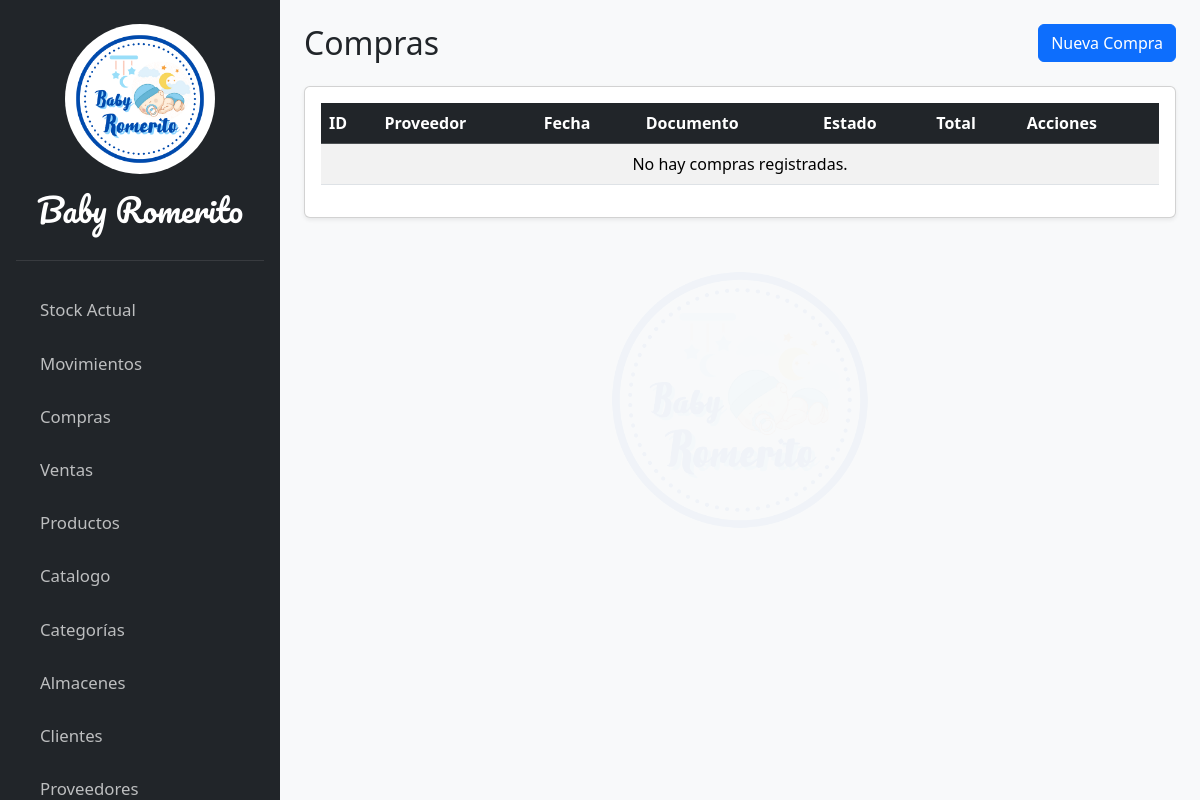
The page /documentos/compra/lista/ on the database as committed earlier.
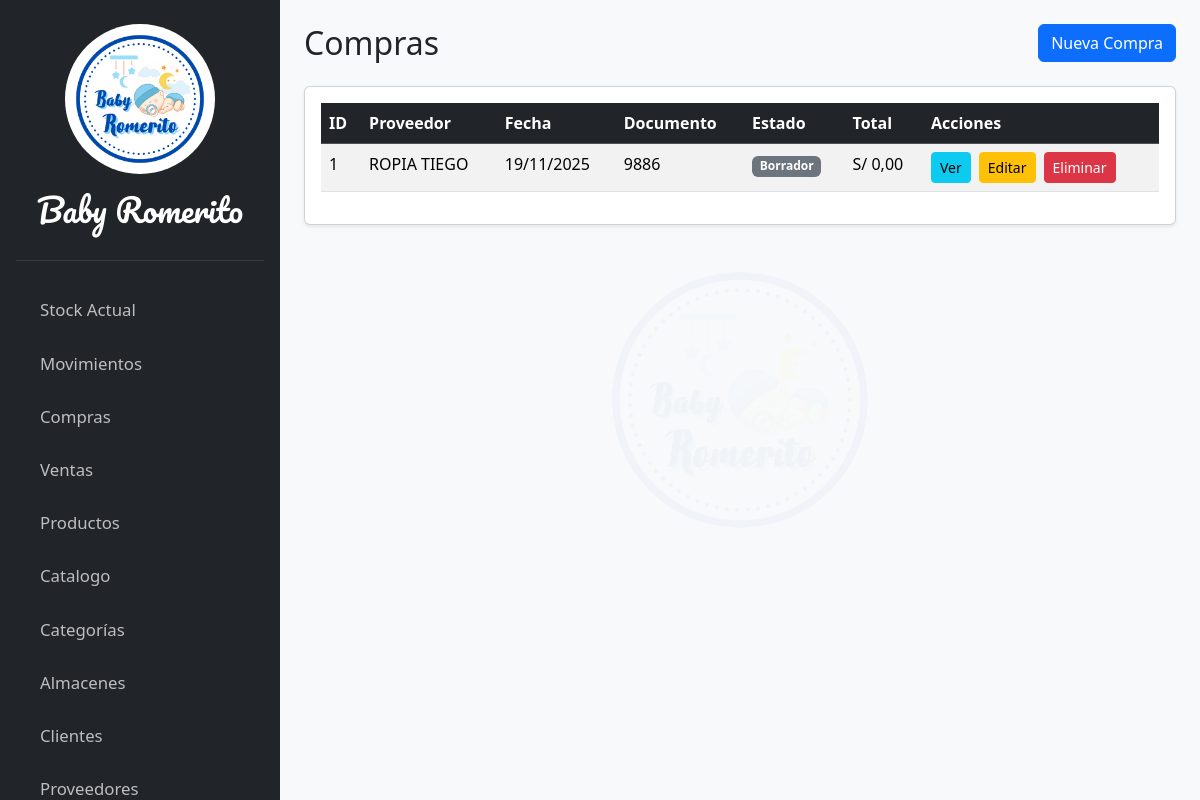
The same page on the database as committed later.
### apps/compraventa/models.py (models this page shows, shortened)
class Compra(models.Model):
    proveedor = models.ForeignKey(Proveedor, on_delete=models.SET_NULL, null=True, verbose_name="Proveedor")
    fecha = models.DateField("Fecha de la compra")
    numero_documento = models.CharField("N° Factura/Guía", max_length=50, null=True, blank=True)
    tipo_comprobante = models.CharField(max_length=10, choices=TipoComprobante.choices, default=TipoComprobante.BOLETA)
    total_compra = models.DecimalField(max_digits=12, decimal_places=2, default=0)
    estado = models.CharField("Estado", max_length=20, choices=EstadoDocumento.choices, default=EstadoDocumento.BORRADOR)
    class Meta:
        verbose_name = "Compra"
        verbose_name_plural = "Compras"

### apps/proveedores/models.py (models this page shows, shortened)
class Proveedor(models.Model):
    nombre = models.CharField("Nombre del Proveedor", max_length=255)
    ruc = models.CharField("RUC", max_length=11, null=True, blank=True)
    telefono = models.CharField("Teléfono", max_length=20, null=True, blank=True)

### apps/compraventa/views/compra_views.py (the view)
# urls.py: path('compra/lista/', compra_views.CompraListView.as_view(), name='compra-list'),
class CompraListView(ListView):
    model = Compra
    template_name = 'compraventa/pages/compra_list.html'
    context_object_name = 'compras'

### templates/compraventa/pages/compra_list.html (shortened to what this page needs)
{% extends 'core/base.html' %}
{% load static %}
{% block content %}
<header class="d-flex justify-content-between align-items-center mb-4">
  <h2 class="m-0">Compras</h2>
  <a href="{% url 'compra-create' %}" class="btn btn-primary">
    Nueva Compra
  </a>
</header>
<div class="card shadow-sm">
  <div class="card-body">
    <table id="datatable-compras" class="table table-striped table-hover" style="width:100%">
      <thead class="table-dark">
        <tr>
          <th>ID</th>
          <th>Proveedor</th>
          <th>Fecha</th>
          <th>Documento</th>
          <th>Estado</th>
          <th>Total</th>
          <th>Acciones</th>
        </tr>
      </thead>
      <tbody id="compra-table">
        {% for compra in compras %}
        <tr>
          <td>{{ compra.id }}</td>
          <td>{{ compra.proveedor.nombre|default:"-" }}</td>
          <td>{{ compra.fecha|date:"d/m/Y" }}</td>
          <td>{{ compra.numero_documento|default:"-" }}</td>
          <td>
            <span class="badge
              {% if compra.estado == 'BORRADOR' %}bg-secondary
              {% elif compra.estado == 'CONFIRMADA' %}bg-success
              {% elif compra.estado == 'RECHAZADA' %}bg-danger
              {% endif %}">
              {{ compra.get_estado_display }}
            </span>
          </td>
          <td>S/ {{ compra.total_compra|floatformat:2 }}</td>
          <td>
            <div class="d-flex gap-2">
              <a href="{% url 'compra-detail' compra.pk %}" class="btn btn-info btn-sm">Ver</a>
              <a href="{% url 'compra-edit' compra.pk %}" class="btn btn-warning btn-sm">Editar</a>
              <a href="{% url 'compra-delete' compra.pk %}" class="btn btn-danger btn-sm">Eliminar</a>
            </div>
          </td>
        </tr>
        {% empty %}
        <tr>
          <td colspan="7" class="text-center">No hay compras registradas.</td>
        </tr>
        {% endfor %}
      </tbody>
    </table>
  </div>
</div>
{% endblock %}

Rows that differ between the two databases and show on the page:
added Compra: id "1", proveedor.nombre "ROPIA TIEGO", fecha "19/11/2025", numero_documento "9886", estado "Borrador", total_compra "0,00"
Other text that changed with them:
text no longer shown: "No hay compras registradas."
